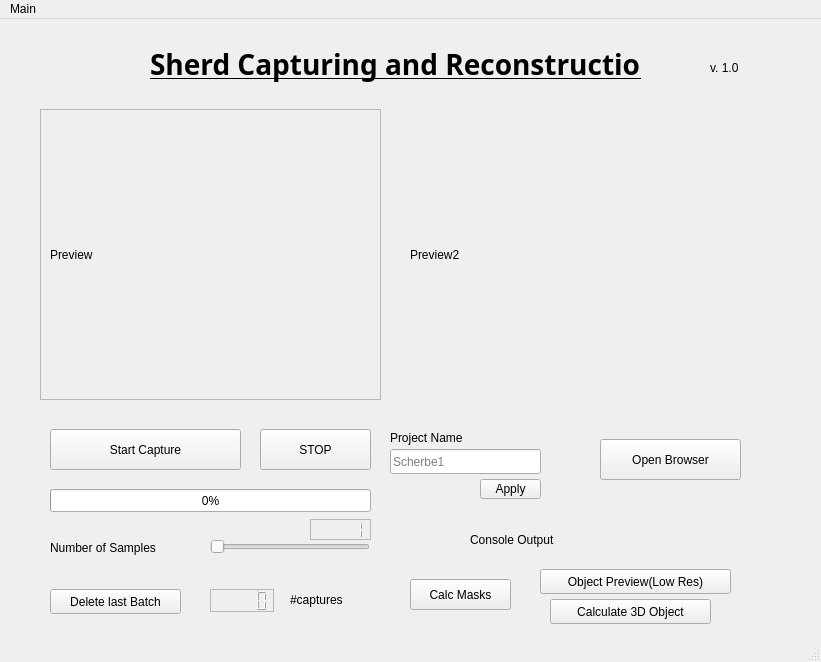
<?xml version="1.0" encoding="UTF-8"?>
<ui version="4.0">
 <class>MainWindow</class>
 <widget class="QMainWindow" name="MainWindow">
  <property name="geometry">
   <rect>
    <x>0</x>
    <y>0</y>
    <width>821</width>
    <height>662</height>
   </rect>
  </property>
  <property name="windowTitle">
   <string>MainWindow</string>
  </property>
  <widget class="QWidget" name="centralwidget">
   <widget class="QPushButton" name="capture">
    <property name="geometry">
     <rect>
      <x>50</x>
      <y>410</y>
      <width>191</width>
      <height>41</height>
     </rect>
    </property>
    <property name="text">
     <string>Start Capture</string>
    </property>
   </widget>
   <widget class="QPushButton" name="pushButton">
    <property name="geometry">
     <rect>
      <x>260</x>
      <y>410</y>
      <width>111</width>
      <height>41</height>
     </rect>
    </property>
    <property name="text">
     <string>STOP</string>
    </property>
   </widget>
   <widget class="QProgressBar" name="progressBar">
    <property name="geometry">
     <rect>
      <x>50</x>
      <y>470</y>
      <width>321</width>
      <height>23</height>
     </rect>
    </property>
    <property name="value">
     <number>0</number>
    </property>
   </widget>
   <widget class="QFrame" name="frame">
    <property name="geometry">
     <rect>
      <x>40</x>
      <y>90</y>
      <width>341</width>
      <height>291</height>
     </rect>
    </property>
    <property name="frameShape">
     <enum>QFrame::StyledPanel</enum>
    </property>
    <property name="frameShadow">
     <enum>QFrame::Raised</enum>
    </property>
    <widget class="QLabel" name="graph1">
     <property name="geometry">
      <rect>
       <x>10</x>
       <y>10</y>
       <width>311</width>
       <height>271</height>
      </rect>
     </property>
     <property name="text">
      <string>Preview</string>
     </property>
    </widget>
   </widget>
   <widget class="QLCDNumber" name="lcdNumber">
    <property name="geometry">
     <rect>
      <x>210</x>
      <y>570</y>
      <width>64</width>
      <height>23</height>
     </rect>
    </property>
    <property name="frameShape">
     <enum>QFrame::StyledPanel</enum>
    </property>
    <property name="frameShadow">
     <enum>QFrame::Raised</enum>
    </property>
    <property name="midLineWidth">
     <number>1</number>
    </property>
    <property name="segmentStyle">
     <enum>QLCDNumber::Outline</enum>
    </property>
   </widget>
   <widget class="QLabel" name="captures">
    <property name="geometry">
     <rect>
      <x>290</x>
      <y>570</y>
      <width>81</width>
      <height>21</height>
     </rect>
    </property>
    <property name="text">
     <string>#captures</string>
    </property>
   </widget>
   <widget class="QPushButton" name="pushButton_2">
    <property name="geometry">
     <rect>
      <x>600</x>
      <y>420</y>
      <width>141</width>
      <height>41</height>
     </rect>
    </property>
    <property name="text">
     <string>Open Browser</string>
    </property>
   </widget>
   <widget class="QPushButton" name="deletebutton">
    <property name="geometry">
     <rect>
      <x>50</x>
      <y>570</y>
      <width>131</width>
      <height>25</height>
     </rect>
    </property>
    <property name="text">
     <string>Delete last Batch</string>
    </property>
   </widget>
   <widget class="QLabel" name="label_3">
    <property name="geometry">
     <rect>
      <x>710</x>
      <y>40</y>
      <width>67</width>
      <height>17</height>
     </rect>
    </property>
    <property name="text">
     <string>v. 1.0</string>
    </property>
   </widget>
   <widget class="QLabel" name="label">
    <property name="geometry">
     <rect>
      <x>150</x>
      <y>20</y>
      <width>491</width>
      <height>51</height>
     </rect>
    </property>
    <property name="font">
     <font>
      <family>Ubuntu Mono</family>
      <pointsize>21</pointsize>
      <weight>75</weight>
      <italic>false</italic>
      <bold>true</bold>
      <underline>true</underline>
     </font>
    </property>
    <property name="text">
     <string>Sherd Capturing and Reconstruction</string>
    </property>
   </widget>
   <widget class="QLabel" name="label_2">
    <property name="geometry">
     <rect>
      <x>470</x>
      <y>510</y>
      <width>231</width>
      <height>21</height>
     </rect>
    </property>
    <property name="text">
     <string>Console Output</string>
    </property>
   </widget>
   <widget class="QLineEdit" name="lineEdit">
    <property name="geometry">
     <rect>
      <x>390</x>
      <y>430</y>
      <width>151</width>
      <height>25</height>
     </rect>
    </property>
    <property name="placeholderText">
     <string>Scherbe1</string>
    </property>
   </widget>
   <widget class="QLabel" name="label_4">
    <property name="geometry">
     <rect>
      <x>390</x>
      <y>410</y>
      <width>101</width>
      <height>17</height>
     </rect>
    </property>
    <property name="text">
     <string>Project Name</string>
    </property>
   </widget>
   <widget class="QPushButton" name="pushButton_3">
    <property name="geometry">
     <rect>
      <x>550</x>
      <y>580</y>
      <width>161</width>
      <height>25</height>
     </rect>
    </property>
    <property name="text">
     <string>Calculate 3D Object</string>
    </property>
   </widget>
   <widget class="QSlider" name="horizontalSlider">
    <property name="geometry">
     <rect>
      <x>210</x>
      <y>520</y>
      <width>160</width>
      <height>16</height>
     </rect>
    </property>
    <property name="minimum">
     <number>1</number>
    </property>
    <property name="maximum">
     <number>20</number>
    </property>
    <property name="orientation">
     <enum>Qt::Horizontal</enum>
    </property>
   </widget>
   <widget class="QLabel" name="label_5">
    <property name="geometry">
     <rect>
      <x>50</x>
      <y>520</y>
      <width>141</width>
      <height>17</height>
     </rect>
    </property>
    <property name="text">
     <string>Number of Samples</string>
    </property>
   </widget>
   <widget class="QLCDNumber" name="lcdNumber_2">
    <property name="geometry">
     <rect>
      <x>310</x>
      <y>500</y>
      <width>61</width>
      <height>21</height>
     </rect>
    </property>
    <property name="frameShape">
     <enum>QFrame::StyledPanel</enum>
    </property>
    <property name="frameShadow">
     <enum>QFrame::Raised</enum>
    </property>
    <property name="midLineWidth">
     <number>1</number>
    </property>
    <property name="segmentStyle">
     <enum>QLCDNumber::Outline</enum>
    </property>
    <property name="value" stdset="0">
     <double>1.000000000000000</double>
    </property>
   </widget>
   <widget class="QLabel" name="label_6">
    <property name="geometry">
     <rect>
      <x>410</x>
      <y>100</y>
      <width>331</width>
      <height>271</height>
     </rect>
    </property>
    <property name="text">
     <string>Preview2</string>
    </property>
   </widget>
   <widget class="QPushButton" name="pushButton_4">
    <property name="geometry">
     <rect>
      <x>480</x>
      <y>460</y>
      <width>61</width>
      <height>20</height>
     </rect>
    </property>
    <property name="text">
     <string>Apply</string>
    </property>
   </widget>
   <widget class="QPushButton" name="pushButton_5">
    <property name="geometry">
     <rect>
      <x>410</x>
      <y>560</y>
      <width>101</width>
      <height>31</height>
     </rect>
    </property>
    <property name="text">
     <string>Calc Masks</string>
    </property>
   </widget>
   <widget class="QPushButton" name="pushButton_6">
    <property name="geometry">
     <rect>
      <x>540</x>
      <y>550</y>
      <width>191</width>
      <height>25</height>
     </rect>
    </property>
    <property name="text">
     <string>Object Preview(Low Res)</string>
    </property>
   </widget>
  </widget>
  <widget class="QStatusBar" name="statusbar"/>
  <widget class="QMenuBar" name="menubar">
   <property name="geometry">
    <rect>
     <x>0</x>
     <y>0</y>
     <width>821</width>
     <height>22</height>
    </rect>
   </property>
   <widget class="QMenu" name="menuCapture">
    <property name="title">
     <string>Main</string>
    </property>
    <addaction name="separator"/>
    <addaction name="actionSettings"/>
    <addaction name="separator"/>
    <addaction name="actionExit"/>
   </widget>
   <addaction name="menuCapture"/>
  </widget>
  <action name="actionSettings">
   <property name="text">
    <string>Settings</string>
   </property>
  </action>
  <action name="actionExit">
   <property name="text">
    <string>Exit</string>
   </property>
  </action>
 </widget>
 <resources/>
 <connections>
  <connection>
   <sender>horizontalSlider</sender>
   <signal>valueChanged(int)</signal>
   <receiver>lcdNumber_2</receiver>
   <slot>display(int)</slot>
   <hints>
    <hint type="sourcelabel">
     <x>269</x>
     <y>549</y>
    </hint>
    <hint type="destinationlabel">
     <x>327</x>
     <y>533</y>
    </hint>
   </hints>
  </connection>
 </connections>
 <slots>
  <signal>sdelete()</signal>
  <slot>slot1()</slot>
 </slots>
</ui>
